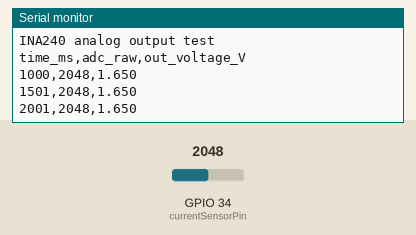
Simulated run of this sketch. Board: ESP32. On the bench: the last lines printed to the serial monitor. Inputs (shaded band) come from the test bench; at power-on: GPIO 34 (currentSensorPin) = 2048 (analog values on the 0–4095 scale).

Above: at 2.2 s.
2.3 s: GPIO 34 (currentSensorPin) set to 2866
At 2.9 s:
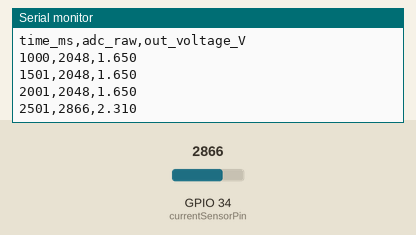
3.8 s: GPIO 34 (currentSensorPin) set to 3603
At 4.4 s:
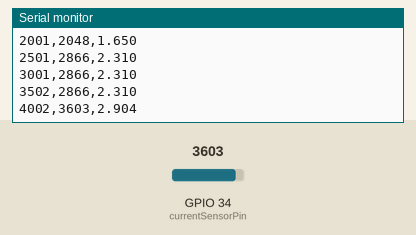
Timing chart, 0 to 6.8 s (numbered marks = the images above; inputs shaded):
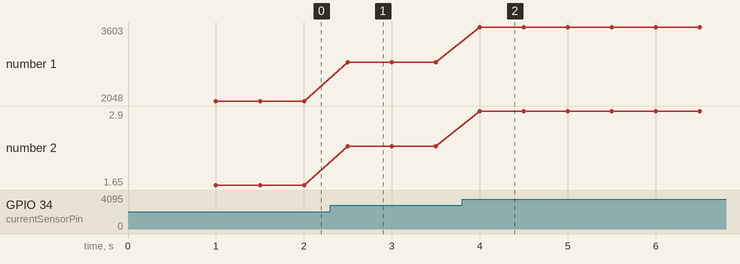

Measured:
- after the input at 2.3 s, the serial monitor: prints a new line after 0.20 s (image 1)
- after the input at 3.8 s, the serial monitor: prints a new line after 0.20 s (image 2)
- plotted number 1: 2048 → 2866 after the input at 2.3 s, 2866 → 3603 after the input at 3.8 s
- plotted number 2: 1.65 → 2.31 after the input at 2.3 s, 2.31 → 2.9 after the input at 3.8 s

The sketch:

ina240_analog_test.ino
```cpp
const int currentSensorPin = 34;

void setup() {
  Serial.begin(115200);
  delay(1000);

  analogReadResolution(12); // ESP32 ADC: 0-4095

  Serial.println("INA240 analog output test");
  Serial.println("time_ms,adc_raw,out_voltage_V");
}

void loop() {
  int adcRaw = analogRead(currentSensorPin);

  float outVoltage = adcRaw * 3.3 / 4095.0;

  Serial.print(millis());
  Serial.print(",");
  Serial.print(adcRaw);
  Serial.print(",");
  Serial.println(outVoltage, 3);

  delay(500);
}
```
